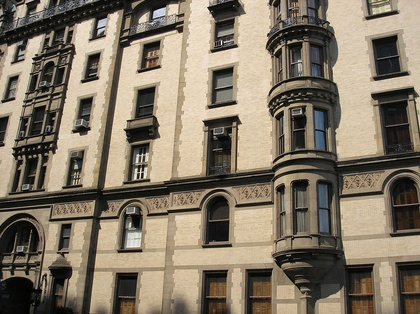
%> input picture build/img/csc420/A2/building.jpg, 420 x 314 px, shrunk from 1024 x 766 before the run
$ octave q1a.m   (GNU Octave 9; MATLAB toolbox functions it lacks are replaced by stand-ins)
%> lines starting %> are read from the running program, lines starting %| are printed output that depends on the picture
%> further down, im is the input picture: size 314x420x3 uint8; mean R, G, B 130.4, 119.2, 101.7
### build/img/csc420/A2/myHarrisCornerMetric.m
function Result = myHarrisCornerMetric(inputImage, hsize, sigma)
%> called with hsize = 3, sigma = 2

    % Grayscale image
    img = rgb2gray(inputImage);
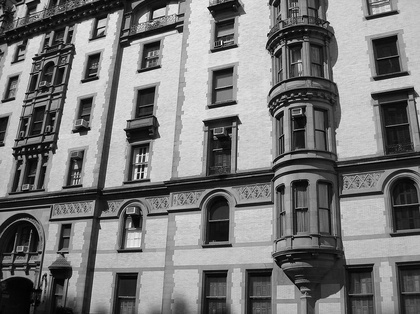
%> img: size 314x420 uint8; min 0, max 253, mean 120.6

    % Compute Gradients I_x, I_y
    [Gx, Gy] = imgradientxy(img);
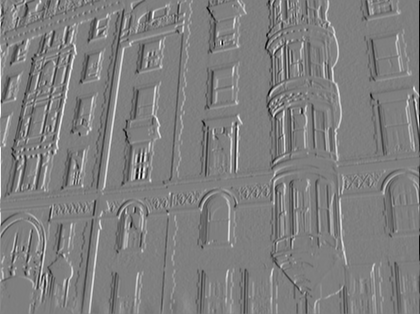
%> Gx: size 314x420 double; min -856, max 858, mean 0.4; drawn with min black and max white
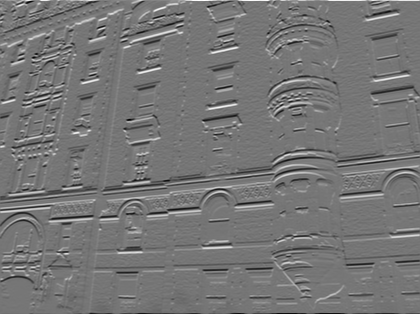
%> Gy: size 314x420 double; min -798, max 922, mean -0.4; drawn with min black and max white

    % Get I_x^2, I_y^2, I_x*I_y
    Ix2 = Gx.^2;
    Iy2 = Gy.^2;
    Ixy = Gx.*Gy;
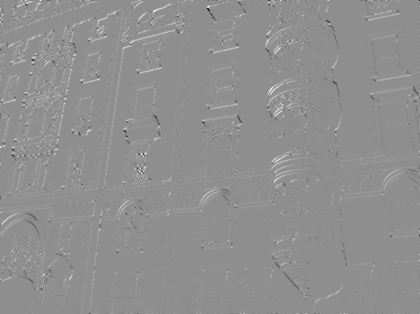
%> Ixy: size 314x420 double; min -392160, max 308992, mean 3411.6; drawn with min black and max white

    % Gassusian Filter
    g = fspecial('gaussian', [hsize hsize], sigma);

    % Compute M = [Ix2g, Ixyg; Ixyg, Iy2g];
    Ix2g = conv2(Ix2, g, 'same');
    Iy2g = conv2(Iy2, g, 'same');
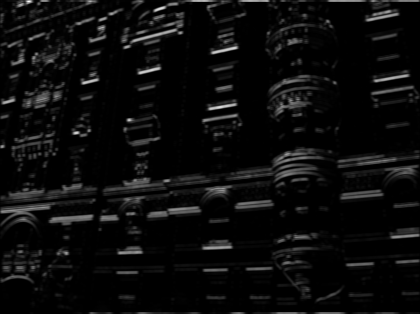
%> Iy2g: size 314x420 double; min 0.319, max 415095.9, mean 20021; drawn with min black and max white
    Ixyg = conv2(Ixy, g, 'same');

    [h,w] = size(img);
%> h = 314; w = 420
    Result = zeros(size(img));

    for x = 1:h
        for y = 1:w
            % M for each pixel
            M = [Ix2g(x,y) Ixyg(x,y);
                Ixyg(x,y) Iy2g(x,y)];

            % Corneress with Harmonic Mean
            R = det(M) / trace(M);
            Result(x,y) = R;
        end
    end
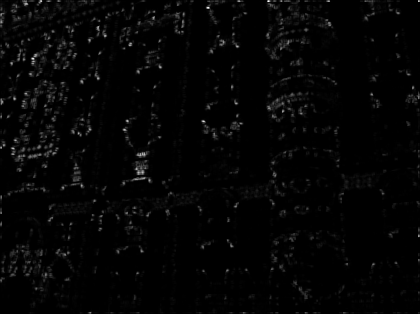
%> Result: size 314x420 double; min 0.307, max 97131.7, mean 1868.2; drawn with min black and max white

    % Filter
    Threshold = 0;
    Result(Result <= Threshold) = 0;
end

### build/img/csc420/A2/q1a.m
% read image and grayscale
im = imread('./building.jpg');

hsize = 3;
sigma = 2;
result = myHarrisCornerMetric(im, hsize, sigma);
imagesc(result);
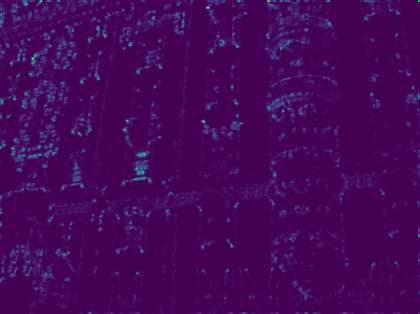
%> displayed picture: size 314x420x3, on the screen's scale of 0 to 255; mean R, G, B 68.3, 7.1, 89.2
